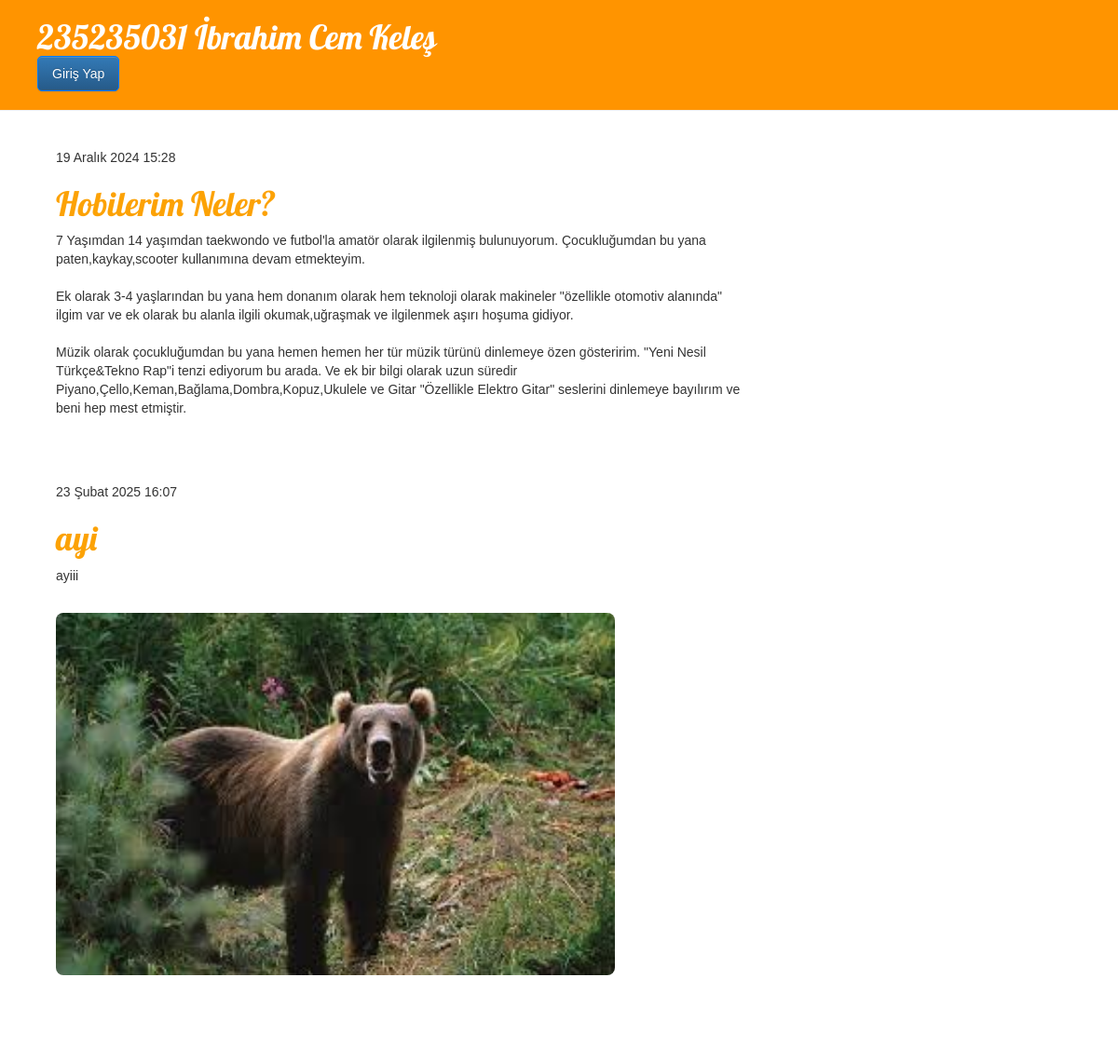
The page / on the database its author committed.
### blog/models.py (models this page shows, shortened)
class Post(models.Model):
    author = models.ForeignKey(settings.AUTH_USER_MODEL, on_delete=models.CASCADE)
    title = models.CharField(max_length=200)
    text = models.TextField()
    created_date = models.DateTimeField(default=timezone.now)
    published_date = models.DateTimeField(blank=True, null=True)
    image = models.ImageField(upload_to='post_images/', null=True, blank=True)

### blog/views.py (the view)
# urls.py: path('', views.post_list, name='post_list'),
def post_list(request):
    posts = Post.objects.filter(published_date__lte=timezone.now()).order_by('published_date')
    return render(request, 'blog/post_list.html', {'posts': posts})

### blog/templates/blog/post_list.html
{% extends 'blog/base.html' %}
{% block content %}
    <div class="post-list">
        {% for post in posts %}
            <div class="post">
                <div class="date">{{ post.published_date }}</div>
                <h1><a href="{% url 'post_detail' pk=post.pk %}">{{ post.title }}</a></h1>
                <p>{{ post.text|linebreaksbr }}</p>
                {% if post.image %}
                    <img src="{{ post.image.url }}" alt="{{ post.title }}" class="post-image">
                {% endif %}
            </div>
        {% endfor %}
    </div>
{% endblock %}

### blog/templates/blog/base.html (shortened to what this page needs)
{% load static %}
<html>
    <head>
        <link rel="stylesheet" href="//maxcdn.bootstrapcdn.com/bootstrap/3.2.0/css/bootstrap.min.css">
        <link rel="stylesheet" href="//maxcdn.bootstrapcdn.com/bootstrap/3.2.0/css/bootstrap-theme.min.css">
        <link rel="stylesheet" href="{% static 'css/blog.css' %}">
    </head>
    <body>
        <div class="page-header">
            <div class="header-container">
                <h1><a href="/">235235031 İbrahim Cem Keleş</a></h1>
                <div class="user-actions">
                    {% if user.is_authenticated %}
                        <a  href="{% url 'post_new' %}" class="btn btn-success">İbo İçin Yeni Post Ekle</a>
                        <a href="{% url 'logout' %}" class="btn btn-danger">Çıkış Yap</a>
                    {% else %}
                        <a href="{% url 'login' %}" class="btn btn-primary">Giriş Yap</a>
                    {% endif %}
                </div>
            </div>
        </div>
        <div class="content container">
            <div class="row">
                <div class="col-md-8">
                    {% block content %}
                    {% endblock %}
                </div>
            </div>
        </div>
    </body>
</html>

### blog/static/css/blog.css (style rules this page uses)
body { font-family: 'Arial', sans-serif; background-color: #ffffff; margin: 0; padding: 0; }
.page-header { background-color: #ff9400; margin-top: 0; padding: 20px 40px; display: flex; justify-content: space-between; align-items: center; text-decoration: none; }
.page-header h1 { margin: 0; font-size: 36px; color: rgb(255, 255, 255); }
.page-header h1 a { color: #ffffff; text-decoration: none; font-family: 'Lobster', cursive; }
.user-actions { display: flex; gap: 10px; }
.user-actions a { text-decoration: none; }
.user-actions .btn { font-size: 14px; padding: 8px 15px; }
.post-list .post { margin-bottom: 70px; }
.post-list h1 a { color: #FCA205; font-family: 'Lobster', cursive; text-decoration: none; }
.post-image { width: 100%; max-width: 600px; height: auto; margin-top: 20px; border-radius: 8px; }
.btn { text-align: center; border-radius: 5px; }
.btn-primary { background-color: #007bff; border-color: #007bff; color: rgb(255, 255, 255); }
.content { margin-left: 40px; padding: 20px; background-color: white; border-radius: 8px; }

### rows shown on the page
Post: published_date "19 Aralık 2024 15:28", title "Hobilerim Neler?", text "7 Yaşımdan 14 yaşımdan taekwondo ve futbol'la amatör olarak ilgilenmiş bulunuyorum. Çocukluğumdan bu yana paten,kaykay,scooter kullanımına devam etmekteyim. Ek olarak 3-4 yaşlarından bu yana hem donanım olarak hem teknoloji olarak makineler \"özellikle otomotiv alanında\" ilgim var ve ek olarak bu alanla ilgili okumak,uğraşmak ve ilgilenmek aşırı hoşuma gidiyor. Müzik olarak çocukluğumdan bu yana hemen hemen her tür müzik türünü dinlemeye özen gösteririm. \"Yeni Nesil Türkçe&Tekno Rap\"i tenzi ediyorum bu arada. Ve ek bir bilgi olarak uzun süredir Piyano,Çello,Keman,Bağlama,Dombra,Kopuz,Ukulele ve Gitar \"Özellikle Elektro Gitar\" seslerini dinlemeye bayılırım ve beni hep mest etmiştir."
Post: published_date "23 Şubat 2025 16:07", title "ayi", text "ayiii", image (picture)
